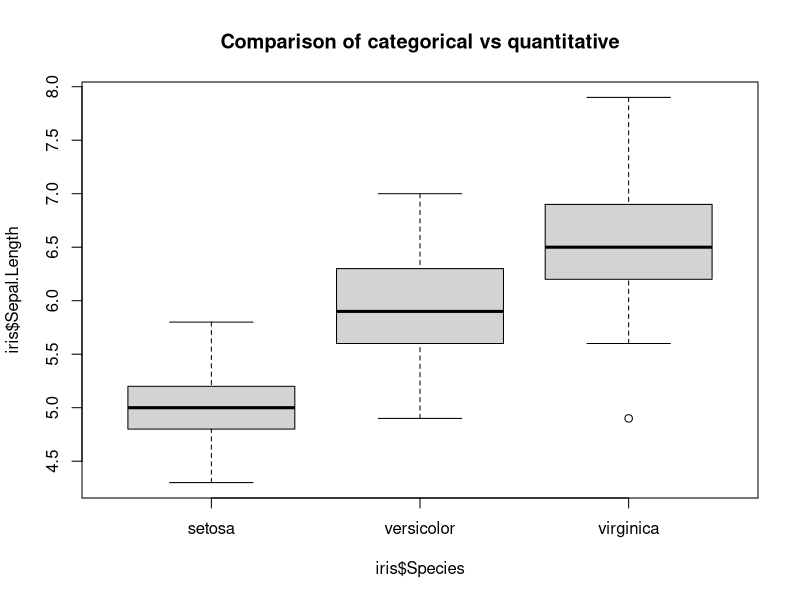
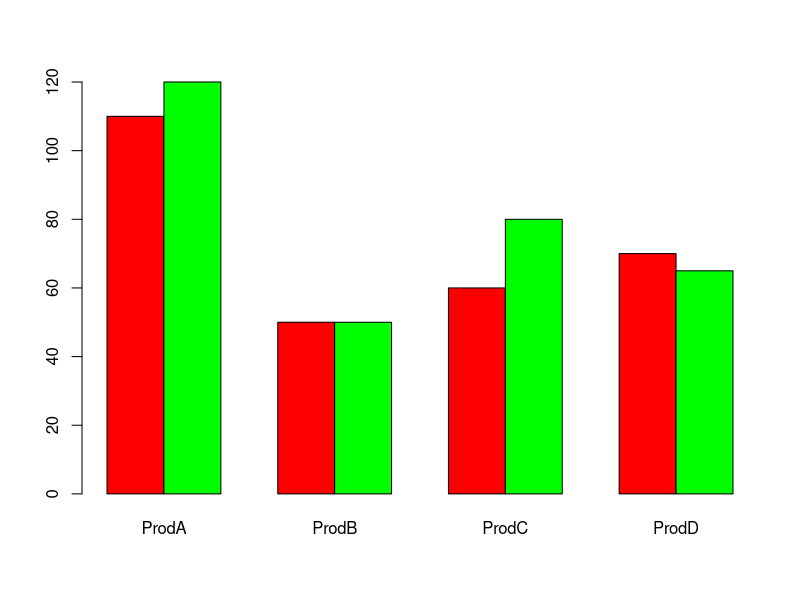
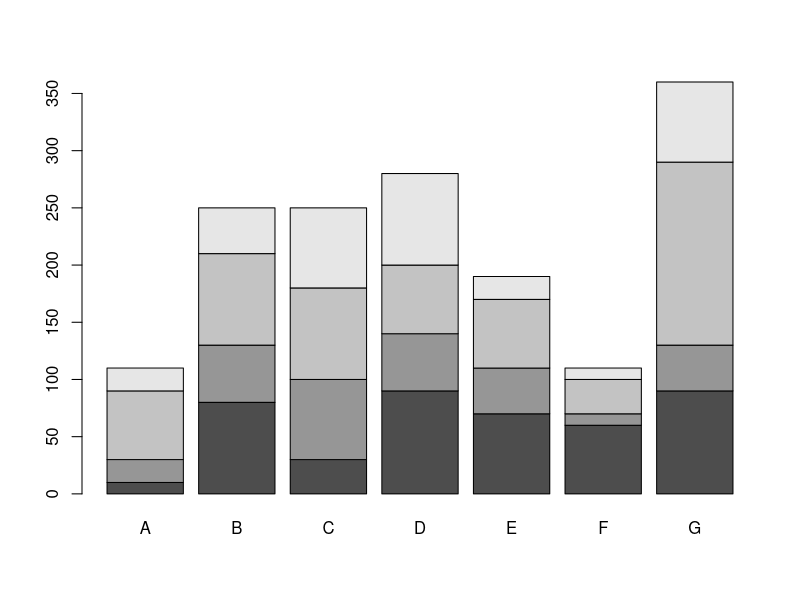
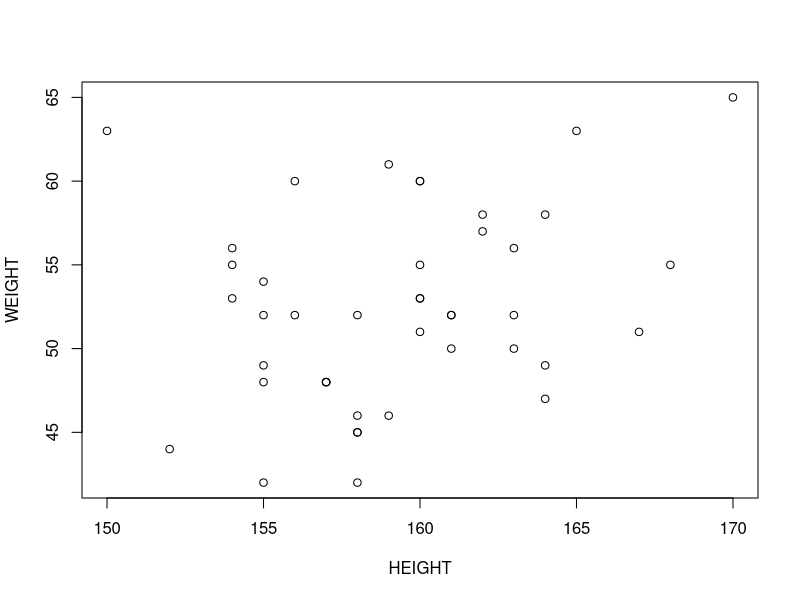
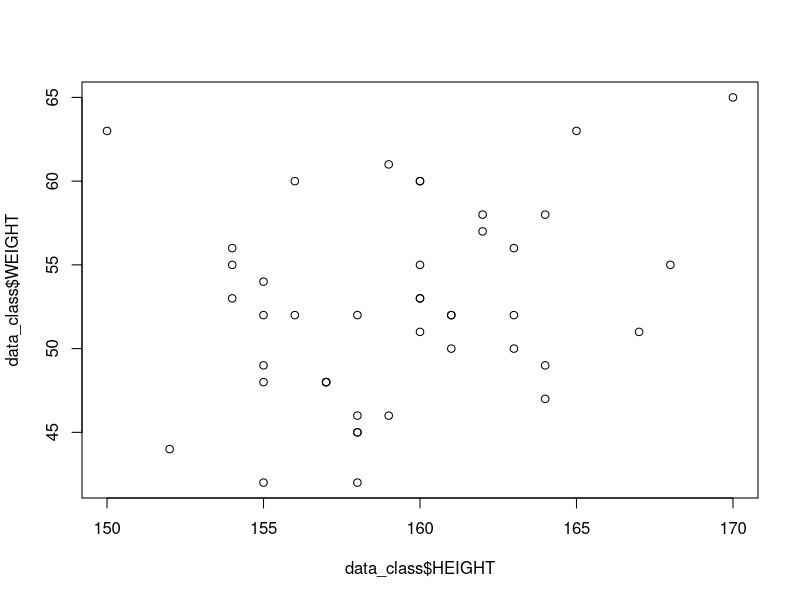
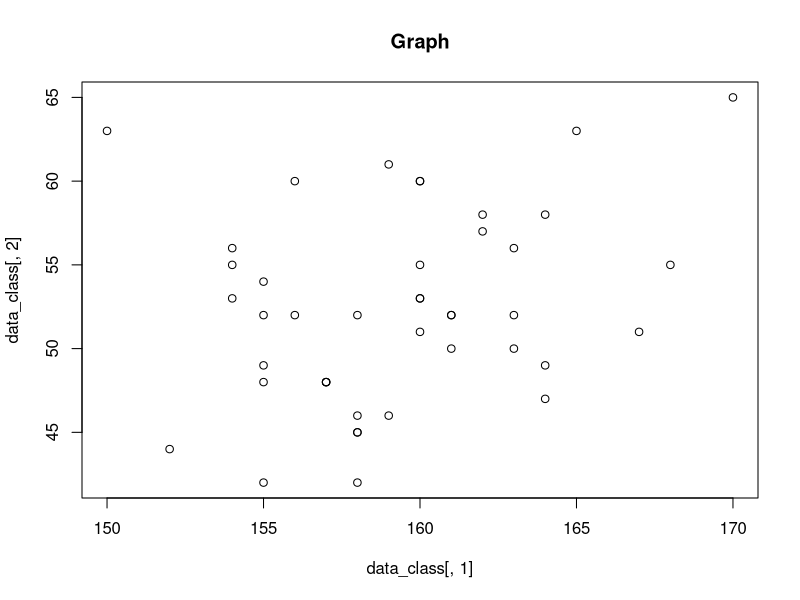
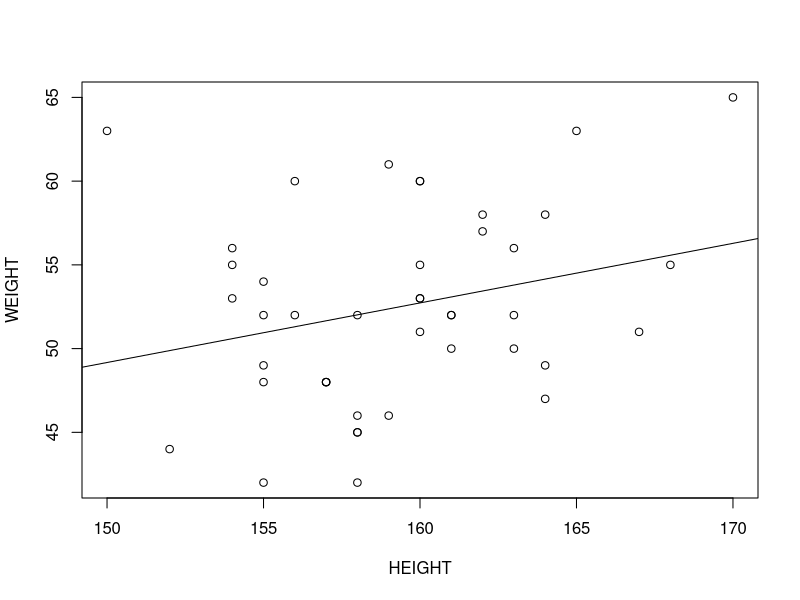
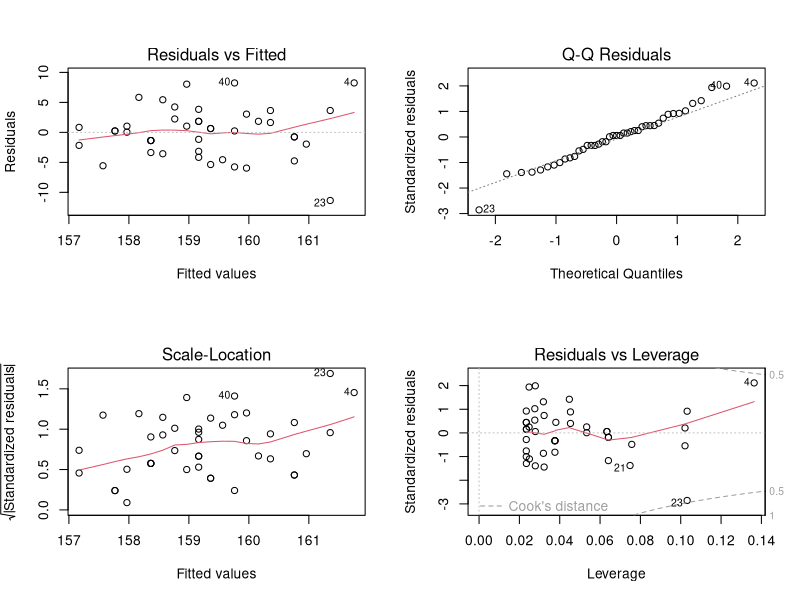

The R script that drew these images, in order:

# R for Data Science (MSDA9113): Class  practice
# Student Name: Uwibambe Angelique
#
# Topics: calculator, data structures (vector, matrix, list, factor,
# data frame), missing values, data importation, exploratory data
# analysis, graphs, linear models, data management, dates, subsetting.
#
# Data file: class_data.txt (HEIGHT and WEIGHT of 43 students) must be in
# the same folder as this script. Open the .Rproj so R finds it.



# 1. R AS A CALCULATOR

2 + 3
10 / 4
2^5
sqrt(16)

# 2. VECTORS: the foundational R data structure

# ---- Numeric ----
x   <- c(0.5, 0.6)
age <- c(20, 35, 32, 29)
summary(age)              # min, quartiles, median, mean, max

age <- c(35, 24, 18, 24)
mean(age)                 # 25.25

# ---- Logical ----
x <- c(TRUE, FALSE)
x <- c(T, F)

# ---- Character ----
x     <- c("a", "b", "c")
class <- c("M", "F", "F", "M")

# ---- Integer ----
x <- 9:29
x

# ---- Complex ----
x <- c(1 + 0i, 2 + 4i)
x


# 3. MATRIX and matrix operations

(x <- matrix(1:6, nrow = 2, ncol = 3))
(y <- matrix(1:6, nrow = 3, ncol = 2))
x %*% y                   # matrix multiplication: result is 2 x 2


# 4. LIST: can hold different types of objects

(x <- list(1, "a", TRUE, 1 + 4i))


# 5. FACTOR: categorical data
x <- factor(c("yes", "yes", "no", "yes", "no"))
x
levels(x)
table(x)

# 6. MISSING VALUES

x <- c(1, 2, NA, 10, 3)
is.na(x)                  # which elements are NA

# "NA" typed as text is NOT a missing value
x   <- c(1, 2, 4, "NA", 5)
bad <- is.na(x)
print(bad)                # all FALSE
x[!bad]

# Keep only the rows that are complete in several objects
x <- c(1, 2, NA, 4, NA, 5)
y <- c("a", "b", NA, "d", NA, "f")
good <- complete.cases(x, y)
good
x[good]
y[good]


# 7. COERCION
# If a character is present, everything becomes character
c(1, 2, "a")
# Logical + numbers: TRUE becomes 1, FALSE becomes 0
sum(c(TRUE, TRUE, FALSE, FALSE, FALSE))     # 2

# 8. DATA FRAMES: different types of data in one table

studentID  <- c(1, 2, 3, 4, 5)
math_score <- c(12, 17, 10, 9, NA)
gender     <- c("M", "F", "M", "M", "F")
it_score   <- c(13, 18, 11, 10, 19)

scoredata <- data.frame(studentID, gender, math_score, it_score)
scoredata
View(scoredata)

# Creating data from the keyboard opens an editor window, so it is commented out:
# data_class2 <- data.frame(height = numeric(0), weight = numeric(0), bmi = numeric(0))
# data_class2 <- edit(data_class2)

# 9. DATA IMPORTATION

# R can import data from Excel, statistical packages (SAS, SPSS, Stata),
# text files (ASCII, XML, web scraping) and databases (SQL, MySQL, Oracle, Access).
# (SPSS and MySQL imports are done in Assignment 1.)

# Text file: the lecturer used a path on his own computer, so a relative path is used here
#data_class <- read.table("class_data.txt", header = TRUE)
data_class <- data.frame(
  HEIGHT = c(161,155,158,170,160,156,162,158,158,167,160,155,154,155,157,
             157,160,158,160,160,152,154,150,161,162,164,161,155,159,163,
             159,160,158,165,156,163,155,164,163,168,157,164,154),
  WEIGHT = c(50,49,42,65,60,52,58,46,45,51,60,42,53,48,48,
             48,53,52,51,53,44,56,63,52,57,49,52,54,46,50,
             61,55,45,63,60,56,52,47,52,55,48,58,55)
)
variable.names(data_class)     # "HEIGHT" "WEIGHT"
head(data_class)
tail(data_class)
data_class[10:20, ]            # rows 10 to 20
summary(data_class$WEIGHT)
length(data_class$WEIGHT)      # 43
data_class[, -1]               # everything except the first column
data_class$WEIGHT

# Built-in data sets
data()                         # list of available data sets
data("airquality")
variable.names(airquality)
str(airquality)

# 10. EXPLORATORY DATA ANALYSIS


# ---- Numerical summaries ----
data_class
summary(data_class)
str(data_class)

apply(data_class, 1, mean)     # mean of each row
apply(data_class, 2, sd)       # standard deviation of each column

c(mean(data_class$HEIGHT), sd(data_class$HEIGHT))
c(mean(data_class$WEIGHT), sd(data_class$WEIGHT))
c(Mean = mean(data_class$HEIGHT), SD = sd(data_class$HEIGHT))
c(Mean = mean(data_class$WEIGHT), SD = sd(data_class$WEIGHT))

# 11. CATEGORICAL vs CONTINUOUS VARIABLE (iris)

data("iris")
head(iris)

mean(iris$Petal.Length)
mean(iris$Petal.Length[iris$Species == "setosa"])
mean(iris$Petal.Length[iris$Species == "versicolor"])
mean(iris$Petal.Length[iris$Species == "virginica"])

# Shortcut: by() applies a function to each group
by(iris$Petal.Length, iris$Species, mean)
by(iris$Petal.Length, iris$Species, sd)
by(iris$Petal.Length, iris$Species, summary)

# Box-and-whisker plot: differences between categories
boxplot(iris$Sepal.Length ~ iris$Species, data = iris,
        main = "Comparison of categorical vs quantitative")

# 12. TWO CATEGORICAL VARIABLES (UC Berkeley admissions)

ucba <- data.frame(UCBAdmissions)
head(ucba)

(cross <- xtabs(Freq ~ Gender + Admit, data = ucba))

# Is there gender bias in UCB graduate admission?
prop.table(cross, 1)           # row proportions

# Simpson's paradox: a trend in the combined data disappears or reverses
# when the data are split into groups (here, by department)
cross2 <- xtabs(Freq ~ Gender + Admit, data = ucba[ucba$Dept == "F", ])
prop.table(cross2, 1)

# 13. BAR CHARTS

dat <- read.table(text = "ProdA ProdB ProdC ProdD
1 110 50 60 70
2 120 50 80 65", header = TRUE)
barplot(as.matrix(dat), beside = TRUE, col = c("red", "green"))

dat <- read.table(text = "A   B   C   D   E   F    G
1 10 80 30 90 70 60  90
2 20 50 70 50 40 10  40
3 60 80 80 60  60 30 160
4 20 40 70 80 20 10  70", header = TRUE)
barplot(as.matrix(dat))        # stacked bars

# 14. SCATTER PLOT and CORRELATION

plot(WEIGHT ~ HEIGHT, data = data_class)                 # formula version
plot(data_class$HEIGHT, data_class$WEIGHT)               # x, y version
plot(data_class[, 1], data_class[, 2], main = "Graph")   # by column number

cor(data_class$HEIGHT, data_class$WEIGHT)                # 0.266 (weak positive)


# 15. LINEAR MODELS
plot(WEIGHT ~ HEIGHT, data = data_class)
abline(lm(WEIGHT ~ HEIGHT, data = data_class)$coefficient)   # regression line

data_lm <- lm(HEIGHT ~ WEIGHT, data = data_class)
summary(data_lm)               # WEIGHT is not significant at 5% (p = 0.084)

par(mfrow = c(2, 2))           # show the 4 diagnostic plots together
plot(data_lm)
par(mfrow = c(1, 1))

hist(data_class$HEIGHT)
hist(data_class$WEIGHT, col = "blue")

# Regression line plus a smooth (lowess) line
plot(WEIGHT ~ HEIGHT, data = data_class)
abline(lm(WEIGHT ~ HEIGHT, data = data_class)$coefficient)
lines(lowess(data_class$HEIGHT, data_class$WEIGHT), col = "blue")

cor(data_class$HEIGHT, data_class$WEIGHT)
lm(WEIGHT ~ HEIGHT, data = data_class)   # intercept -4.20, slope 0.356



# 16. DATA MANAGEMENT: create another variable (BMI)

# attach() lets us use HEIGHT and WEIGHT without data_class$ (detached below)
attach(data_class)

(BMI <- WEIGHT / (HEIGHT / 100)^2)
(BMI <- round(WEIGHT / (HEIGHT / 100)^2, digits = 2))

head(cbind(data_class, BMI), n = 5)
new_data_class <- cbind(data_class, BMI)
tail(cbind(data_class, BMI), n = 10)

summary(BMI)
stem(BMI, scale = 2)           # stem-and-leaf plot

detach(data_class)


# 17. DATES

today <- Sys.Date()
format(today, format = "%B %d %Y")     # month name, day, year
format(today, format = "%A")           # day of the week

dob <- as.Date("1982-02-10")           # date of birth used in class
difftime(today, dob, units = "days")

startdate <- as.Date("2004-02-13")
enddate   <- as.Date("2011-01-22")
days <- enddate - startdate
days                                   # 2535 days



# 18. SUBSETTING: $, [ ] and [[ ]]

# Leadership study: how men and women differ in the way they lead.
# Five questions, scored 1 (strongly disagree) to 5 (strongly agree).
# Age 99 means the value is missing.

manager <- c(1, 2, 3, 4, 5)
country <- c("US", "US", "UK", "UK", "UK")
gender  <- c("M", "F", "F", "M", "F")
age     <- c(32, 45, 25, 39, 99)
q1 <- c(5, 3, 3, 3, 2)
q2 <- c(4, 5, 5, 3, 2)
q3 <- c(5, 2, 5, 4, 1)
q4 <- c(5, 5, 5, NA, 2)
q5 <- c(5, 5, 2, NA, 1)

leadership <- data.frame(manager, country, gender, age, q1, q2, q3, q4, q5)
str(leadership)
names(leadership)

# ---- Recode 99 as missing, then create age categories ----
leadership$age[leadership$age == 99] <- NA
View(leadership)

leadership$agecat[leadership$age > 75] <- "Elder"
leadership$agecat[leadership$age >= 35 & leadership$age <= 75] <- "Middle Aged"
leadership$agecat[leadership$age < 35] <- "Young"
leadership

# ---- Handle missing values: listwise deletion ----
is.na(leadership[, 5:9])
newdata <- na.omit(leadership)         # removes rows with any NA
newdata

# ---- Sorting ----
order(leadership$age)
newdata2 <- leadership[order(leadership$age), ]
newdata2

# ---- Merging data sets (added example: the lecturer gave notes only) ----
# Horizontal: merge() joins two data frames by a common key
extra <- data.frame(manager = c(1, 2, 3, 4, 5),
                    department = c("Sales", "HR", "IT", "Sales", "HR"))
merge(leadership, extra, by = "manager")

# Vertical: rbind() stacks data frames with the same variables
new_manager <- data.frame(manager = 6, country = "US", gender = "F", age = 41,
                          q1 = 4, q2 = 4, q3 = 3, q4 = 5, q5 = 4,
                          agecat = "Middle Aged")
rbind(leadership, new_manager)

# ---- Selecting and dropping variables ----
newdata3 <- leadership[, c(5:9)]
myvars <- c("q1", "q2", "q3", "q4", "q5")
(newdata3 <- leadership[myvars])

newdata4 <- leadership[, c(-1, -2)]
(newdata4 <- leadership[, -(1:5)])
newdata5 <- leadership[, c(-1, -7)]

# ---- $ versus [[ ]] ----
leadership[[4]]                        # fourth column as a vector
leadership$age                         # the same column by name

# ---- Selecting observations ----
newdata6 <- leadership[c(-1, -3), ]    # drop rows 1 and 3
newdata6 <- leadership[c(2, 4, 5), ]   # keep rows 2, 4 and 5

newdata7 <- subset(leadership, age >= 35 | age < 24,
                   select = c(q1, q2, q3, q4, q5))
newdata7

# Males older than 30 (with() avoids attach())
(newdata7 <- leadership[leadership$gender == "M" & leadership$age > 30, ])
